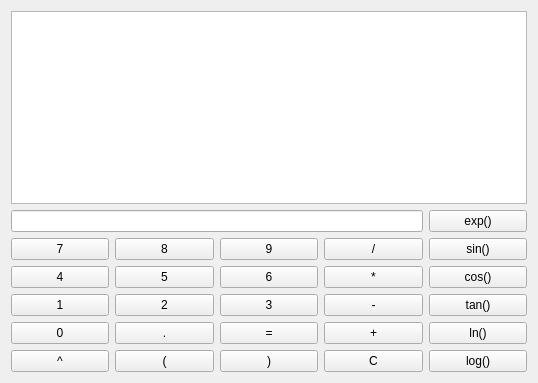
<?xml version="1.0" encoding="UTF-8"?>
<ui version="4.0">
 <class>MainWindow</class>
 <widget class="QMainWindow" name="MainWindow">
  <property name="geometry">
   <rect>
    <x>0</x>
    <y>0</y>
    <width>538</width>
    <height>383</height>
   </rect>
  </property>
  <property name="windowTitle">
   <string>Калькулятор</string>
  </property>
  <widget class="QWidget" name="centralWidget">
   <property name="autoFillBackground">
    <bool>true</bool>
   </property>
   <layout class="QGridLayout" name="gridLayout_2">
    <item row="0" column="0">
     <layout class="QGridLayout" name="gridLayout">
      <item row="2" column="2">
       <widget class="QPushButton" name="pushButton_3">
        <property name="text">
         <string>9</string>
        </property>
       </widget>
      </item>
      <item row="4" column="4">
       <widget class="QPushButton" name="pushButton_19">
        <property name="text">
         <string>tan()</string>
        </property>
       </widget>
      </item>
      <item row="1" column="4">
       <widget class="QPushButton" name="pushButton_21">
        <property name="text">
         <string>exp()</string>
        </property>
       </widget>
      </item>
      <item row="2" column="4">
       <widget class="QPushButton" name="pushButton_17">
        <property name="text">
         <string>sin()</string>
        </property>
       </widget>
      </item>
      <item row="4" column="2">
       <widget class="QPushButton" name="pushButton_9">
        <property name="text">
         <string>3</string>
        </property>
       </widget>
      </item>
      <item row="5" column="0">
       <widget class="QPushButton" name="pushButton_10">
        <property name="text">
         <string>0</string>
        </property>
       </widget>
      </item>
      <item row="1" column="0" colspan="4">
       <widget class="QLineEdit" name="lineEdit">
        <property name="maxLength">
         <number>200</number>
        </property>
        <property name="echoMode">
         <enum>QLineEdit::Normal</enum>
        </property>
        <property name="cursorPosition">
         <number>0</number>
        </property>
        <property name="alignment">
         <set>Qt::AlignRight|Qt::AlignTrailing|Qt::AlignVCenter</set>
        </property>
       </widget>
      </item>
      <item row="6" column="4">
       <widget class="QPushButton" name="pushButton_26">
        <property name="text">
         <string>log()</string>
        </property>
       </widget>
      </item>
      <item row="2" column="3">
       <widget class="QPushButton" name="pushButton_13">
        <property name="text">
         <string>/</string>
        </property>
       </widget>
      </item>
      <item row="3" column="3">
       <widget class="QPushButton" name="pushButton_14">
        <property name="text">
         <string>*</string>
        </property>
       </widget>
      </item>
      <item row="3" column="4">
       <widget class="QPushButton" name="pushButton_18">
        <property name="text">
         <string>cos()</string>
        </property>
       </widget>
      </item>
      <item row="5" column="2">
       <widget class="QPushButton" name="pushButton_12">
        <property name="text">
         <string>=</string>
        </property>
       </widget>
      </item>
      <item row="4" column="0">
       <widget class="QPushButton" name="pushButton_7">
        <property name="text">
         <string>1</string>
        </property>
       </widget>
      </item>
      <item row="5" column="1">
       <widget class="QPushButton" name="pushButton_11">
        <property name="text">
         <string>.</string>
        </property>
       </widget>
      </item>
      <item row="6" column="2">
       <widget class="QPushButton" name="pushButton_23">
        <property name="text">
         <string>)</string>
        </property>
       </widget>
      </item>
      <item row="4" column="3">
       <widget class="QPushButton" name="pushButton_15">
        <property name="text">
         <string>-</string>
        </property>
       </widget>
      </item>
      <item row="2" column="0">
       <widget class="QPushButton" name="pushButton">
        <property name="text">
         <string>7</string>
        </property>
       </widget>
      </item>
      <item row="3" column="1">
       <widget class="QPushButton" name="pushButton_5">
        <property name="text">
         <string>5</string>
        </property>
       </widget>
      </item>
      <item row="6" column="3">
       <widget class="QPushButton" name="pushButton_25">
        <property name="text">
         <string>C</string>
        </property>
       </widget>
      </item>
      <item row="5" column="4">
       <widget class="QPushButton" name="pushButton_20">
        <property name="text">
         <string>ln()</string>
        </property>
       </widget>
      </item>
      <item row="6" column="0">
       <widget class="QPushButton" name="pushButton_24">
        <property name="text">
         <string>^</string>
        </property>
       </widget>
      </item>
      <item row="4" column="1">
       <widget class="QPushButton" name="pushButton_8">
        <property name="text">
         <string>2</string>
        </property>
       </widget>
      </item>
      <item row="2" column="1">
       <widget class="QPushButton" name="pushButton_2">
        <property name="text">
         <string>8</string>
        </property>
       </widget>
      </item>
      <item row="5" column="3">
       <widget class="QPushButton" name="pushButton_16">
        <property name="text">
         <string>+</string>
        </property>
       </widget>
      </item>
      <item row="3" column="0">
       <widget class="QPushButton" name="pushButton_4">
        <property name="text">
         <string>4</string>
        </property>
       </widget>
      </item>
      <item row="3" column="2">
       <widget class="QPushButton" name="pushButton_6">
        <property name="text">
         <string>6</string>
        </property>
       </widget>
      </item>
      <item row="6" column="1">
       <widget class="QPushButton" name="pushButton_22">
        <property name="text">
         <string>(</string>
        </property>
       </widget>
      </item>
      <item row="0" column="0" colspan="5">
       <widget class="QListView" name="listView"/>
      </item>
     </layout>
    </item>
   </layout>
  </widget>
 </widget>
 <layoutdefault spacing="6" margin="11"/>
 <resources/>
 <connections/>
</ui>
